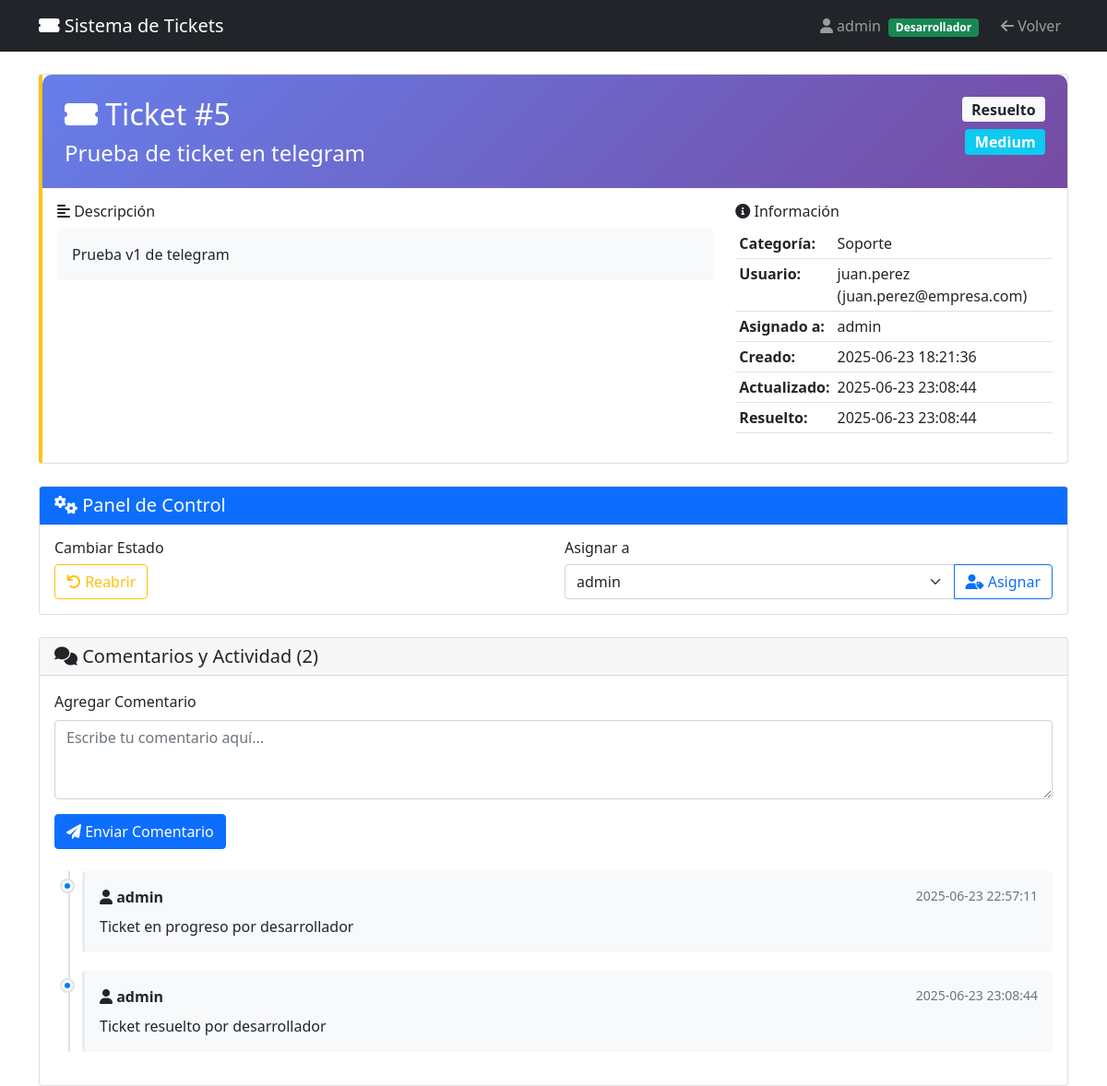
/view_ticket/5 (signed in), run on the app's committed database.
### tables this page shows
CREATE TABLE users (
                id INTEGER PRIMARY KEY AUTOINCREMENT,
                username TEXT UNIQUE NOT NULL,
                email TEXT NOT NULL,
                is_active BOOLEAN DEFAULT 1,
                is_developer BOOLEAN DEFAULT 0,
                created_at TIMESTAMP DEFAULT CURRENT_TIMESTAMP
            );

CREATE TABLE tickets (
                id INTEGER PRIMARY KEY AUTOINCREMENT,
                title TEXT NOT NULL,
                description TEXT NOT NULL,
                category TEXT NOT NULL,
                priority TEXT NOT NULL,
                status TEXT DEFAULT 'Abierto',
                user_id INTEGER,
                assigned_to INTEGER,
                created_at TIMESTAMP DEFAULT CURRENT_TIMESTAMP,
                updated_at TIMESTAMP DEFAULT CURRENT_TIMESTAMP,
                resolved_at TIMESTAMP,
                attachments TEXT, drive_attachments TEXT,
                FOREIGN KEY (user_id) REFERENCES users (id),
                FOREIGN KEY (assigned_to) REFERENCES users (id)
            );

CREATE TABLE comments (
                id INTEGER PRIMARY KEY AUTOINCREMENT,
                ticket_id INTEGER,
                user_id INTEGER,
                comment TEXT NOT NULL,
                created_at TIMESTAMP DEFAULT CURRENT_TIMESTAMP,
                FOREIGN KEY (ticket_id) REFERENCES tickets (id),
                FOREIGN KEY (user_id) REFERENCES users (id)
            );

### app_simple.py (the view, shortened to what this page needs)
@app.route('/view_ticket/<int:ticket_id>')
def view_ticket(ticket_id):
    if 'user_id' not in session:
        return redirect(url_for('index'))
    user_id = session['user_id']
    is_developer = session['is_developer']
    conn = sqlite3.connect(DATABASE)
    cursor = conn.cursor()
    cursor.execute('''
        SELECT t.*, u.username as user_name, u.email as user_email,
               d.username as developer_name, d.email as developer_email
        FROM tickets t
        LEFT JOIN users u ON t.user_id = u.id
        LEFT JOIN users d ON t.assigned_to = d.id
        WHERE t.id = ?
    ''', (ticket_id,))
    ticket = cursor.fetchone()
    if not ticket:
        flash('Ticket no encontrado', 'error')
        return redirect(url_for('dashboard'))
    if not is_developer and ticket[6] != user_id:
        flash('No tienes permisos para ver este ticket', 'error')
        return redirect(url_for('dashboard'))
    cursor.execute('''
        SELECT c.*, u.username
        FROM comments c
        JOIN users u ON c.user_id = u.id
        WHERE c.ticket_id = ?
        ORDER BY c.created_at ASC
    ''', (ticket_id,))
    comments = cursor.fetchall()
    cursor.execute('SELECT id, username FROM users WHERE is_developer = 1 AND is_active = 1')
    developers = cursor.fetchall()
    conn.close()
    attachments = []
    return render_template('view_ticket.html',
                         ticket=ticket,
                         comments=comments,
                         developers=developers,
                         attachments=attachments,
                         user={'id': user_id, 'username': session['username'], 'is_developer': is_developer})

### templates/view_ticket.html (shortened to what this page needs)
<!DOCTYPE html>
<html lang="es">
<head>
    <link href="https://cdn.jsdelivr.net/npm/bootstrap@5.1.3/dist/css/bootstrap.min.css" rel="stylesheet">
    <link href="https://cdnjs.cloudflare.com/ajax/libs/font-awesome/6.0.0/css/all.min.css" rel="stylesheet">
</head>
<body>
    <nav class="navbar navbar-expand-lg navbar-dark bg-dark">
        <div class="container">
            <a class="navbar-brand" href="/dashboard">
                <i class="fas fa-ticket-alt"></i> Sistema de Tickets
            </a>
            <div class="navbar-nav ms-auto">
                <span class="navbar-text me-3">
                    <i class="fas fa-user"></i> {{ user.username }}
                    {% if user.is_developer %}
                        <span class="badge bg-success ms-1">Desarrollador</span>
                    {% endif %}
                </span>
                <a class="nav-link" href="/dashboard">
                    <i class="fas fa-arrow-left"></i> Volver
                </a>
            </div>
        </div>
    </nav>
    <div class="container mt-4">
        <div class="card priority-{{ ticket[4].lower() }} mb-4">
            <div class="ticket-header p-4">
                <div class="d-flex justify-content-between align-items-start">
                    <div>
                        <h2 class="mb-2">
                            <i class="fas fa-ticket-alt"></i>
                            Ticket #{{ ticket[0] }}
                        </h2>
                        <h4 class="mb-0">{{ ticket[1] }}</h4>
                    </div>
                    <div class="text-end">
                        <span class="badge bg-light text-dark fs-6 mb-2">
                            {{ ticket[5] }}
                        </span>
                        <br>
                        <span class="badge bg-{{ 'danger' if ticket[4] == 'Critical' else 'warning' if ticket[4] == 'High' else 'info' if ticket[4] == 'Medium' else 'success' }} fs-6">
                            {{ ticket[4] }}
                        </span>
                    </div>
                </div>
            </div>
            <div class="card-body">
                <div class="row">
                    <div class="col-md-8">
                        <h6><i class="fas fa-align-left"></i> Descripción</h6>
                        <div class="bg-light p-3 rounded">
                            {{ ticket[2]|replace('\n', '<br>')|safe }}
                        </div>
                    </div>
                    <div class="col-md-4">
                        <h6><i class="fas fa-info-circle"></i> Información</h6>
                        <table class="table table-sm">
                            <tr>
                                <td><strong>Categoría:</strong></td>
                                <td>{{ ticket[3] }}</td>
                            </tr>
                            <tr>
                                <td><strong>Usuario:</strong></td>
                                <td>{{ ticket[13] }} ({{ ticket[14] }})</td>
                            </tr>
                            <tr>
                                <td><strong>Asignado a:</strong></td>
                                <td>{{ ticket[15] or 'Sin asignar' }}</td>
                            </tr>
                            <tr>
                                <td><strong>Creado:</strong></td>
                                <td>{{ ticket[8] }}</td>
                            </tr>
                            <tr>
                                <td><strong>Actualizado:</strong></td>
                                <td>{{ ticket[9] }}</td>
                            </tr>
                            {% if ticket[10] %}
                            <tr>
                                <td><strong>Resuelto:</strong></td>
                                <td>{{ ticket[10] }}</td>
                            </tr>
                            {% endif %}
                        </table>
                    </div>
                </div>
            </div>
        </div>
        {% if user.is_developer %}
        <div class="card mb-4">
            <div class="card-header bg-primary text-white">
                <h5 class="mb-0">
                    <i class="fas fa-cogs"></i> Panel de Control
                </h5>
            </div>
            <div class="card-body">
                <div class="row">
                    <div class="col-md-6">
                        <h6>Cambiar Estado</h6>
                        <form method="POST" action="/update_ticket" class="d-inline">
                            <div class="btn-group" role="group">
                                {% if ticket[5] == 'Resuelto' %}
                                <button type="button" class="btn btn-outline-warning" onclick="updateTicketStatus('Abierto')">
                                    <i class="fas fa-undo"></i> Reabrir
                                </button>
                                {% endif %}
                            </div>
                        </form>
                    </div>
                    <div class="col-md-6">
                        <h6>Asignar a</h6>
                        <form method="POST" action="/assign_ticket">
                            <div class="input-group">
                                <select name="assigned_to" class="form-select">
                                    {% for dev in developers %}
                                    <option value="{{ dev[0] }}" {% if dev[0] == ticket[7] %}selected{% endif %}>
                                        {{ dev[1] }}
                                    </option>
                                    {% endfor %}
                                </select>
                                <button type="submit" class="btn btn-outline-primary">
                                    <i class="fas fa-user-tag"></i> Asignar
                                </button>
                            </div>
                        </form>
                    </div>
                </div>
            </div>
        </div>
        {% endif %}
        <div class="card">
            <div class="card-header">
                <h5 class="mb-0">
                    <i class="fas fa-comments"></i>
                    Comentarios y Actividad ({{ comments|length }})
                </h5>
            </div>
            <div class="card-body">
                <form method="POST" action="/add_comment" class="mb-4">
                    <div class="mb-3">
                        <label for="comment" class="form-label">Agregar Comentario</label>
                        <textarea class="form-control"
                                  id="comment"
                                  name="comment"
                                  rows="3"
                                  placeholder="Escribe tu comentario aquí..."
                                  required></textarea>
                    </div>
                    <button type="submit" class="btn btn-primary">
                        <i class="fas fa-paper-plane"></i> Enviar Comentario
                    </button>
                </form>
                {% if comments %}
                <div class="timeline">
                    {% for comment in comments %}
                    <div class="timeline-item">
                        <div class="comment-card p-3 rounded">
                            <div class="d-flex justify-content-between align-items-start mb-2">
                                <strong>
                                    <i class="fas fa-user"></i> {{ comment[5] }}
                                </strong>
                                <small class="text-muted">{{ comment[4] }}</small>
                            </div>
                            <div>{{ comment[3]|replace('\n', '<br>')|safe }}</div>
                        </div>
                    </div>
                    {% endfor %}
                </div>
                {% else %}
                <div class="text-center text-muted py-4">
                    <i class="fas fa-comment-slash fa-2x mb-2"></i>
                    <p>No hay comentarios aún. ¡Sé el primero en comentar!</p>
                </div>
                {% endif %}
            </div>
        </div>
    </div>
</body>
</html>

### templates/view_ticket.html (style rules this page uses)
.ticket-header { background: linear-gradient(135deg, #667eea 0%, #764ba2 100%); color: white; border-radius: 10px 10px 0 0; }
.priority-medium { border-left: 4px solid #ffc107; }
.comment-card { border-left: 3px solid #e9ecef; background-color: #f8f9fa; }
.timeline { position: relative; padding-left: 30px; }
.timeline::before { content: ''; position: absolute; left: 15px; top: 0; bottom: 0; width: 2px; background: #dee2e6; }
.timeline-item { position: relative; margin-bottom: 20px; }
.timeline-item::before { content: ''; position: absolute; left: -22px; top: 10px; width: 12px; height: 12px; border-radius: 50%; background: #007bff; border: 3px solid white; box-shadow: 0 0 0 2px #dee2e6; }

### data on the page
users: username "admin"
tickets: id "5", title "Prueba de ticket en telegram", status "Resuelto", priority "Medium", description "Prueba v1 de telegram", category "Soporte", created_at "2025-06-23 18:21:36", updated_at "2025-06-23 23:08:44", resolved_at "2025-06-23 23:08:44", assigned_to "admin"
users: username "juan.perez", email "juan.perez@empresa.com"
comments: username "admin", created_at "2025-06-23 22:57:11", comment "Ticket en progreso por desarrollador"
comments: username "admin", created_at "2025-06-23 23:08:44", comment "Ticket resuelto por desarrollador"

### other printed values
{{ comments|length }} "2"
